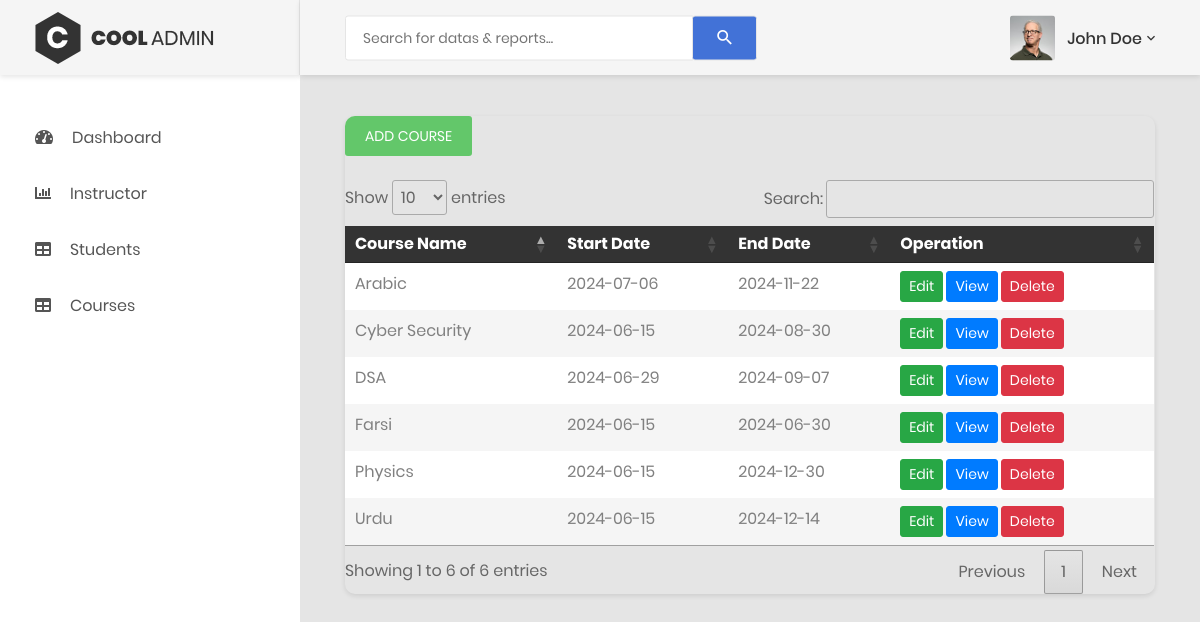
Screenshot of /admin/courses (signed in) with the database file from the repository.
### tables this page shows
CREATE TABLE `courses` (
  `id` int(11) NOT NULL,
  `title` varchar(255) DEFAULT NULL,
  `description` text DEFAULT NULL,
  `fee` decimal(10,2) DEFAULT NULL,
  `available_seat` int(11) DEFAULT NULL,
  `start_date` date DEFAULT NULL,
  `end_date` date DEFAULT NULL,
  `created_at` timestamp NOT NULL DEFAULT current_timestamp(),
  `updated_at` timestamp NOT NULL DEFAULT current_timestamp() ON UPDATE current_timestamp(),
  `deleted_at` timestamp NULL DEFAULT NULL
);

### Core/functions.php (called while the page is built, shortened)
<?php
function base_path($path)
{
    return BASE_PATH . $path;
}
function view($path, $attributes = [])
{
    extract($attributes);
    require base_path('views/' . $path);
}

### Http/Controllers/Admin/CoursesController.php (called while the page is built, shortened)
<?php
class CoursesController
{
    public function index()
    {
        $cours = new Course();
        $courses = $cours->getAllCourses();
        view('admin/course/index.view.php', [
            'courses' => $courses,
            'errors' => Session::get('errors', []),
        ]);
    }
}

### public/index.php (called while the page is built, shortened)
<?php
require BASE_PATH.'Core/functions.php';
spl_autoload_register(function($class)
{
    $class = str_replace('\\', DIRECTORY_SEPARATOR, $class);
});
require base_path('bootstrap.php');
$router = new \Core\Router();
$uri = parse_url($_SERVER['REQUEST_URI'])['path'];
$method = $_POST['_method'] ?? $_SERVER['REQUEST_METHOD'];
$router->route($uri, $method);

### Core/App.php (called while the page is built, shortened)
<?php
class App
{
    protected static $container;
    public static function setContainer($contaier)
    {
        static::$container = $contaier;
    }
    public static function container()
    {
        return static::$container;
    }
    public static function resolve($key) {
        return static::container()->resolve($key);
    }
}

### Core/Container.php (called while the page is built, shortened)
<?php
class Container
{
    protected $bindings = [];
    public function bind($key, $resolver)
    {
        $this->bindings[$key] = $resolver;
    }
    public function resolve($key)
    {
        $resolver = $this->bindings[$key];
        return call_user_func($resolver);
    }
}

### config.php (called while the page is built)
<?php
return [
    'database' => [
        'host' => 'localhost',
        'port' => '3306',
        'dbname' => 'learning-management-system',
        'charset' => 'utf8mb4',
    ]
];

### bootstrap.php (called while the page is built, shortened)
<?php
$container = new Container();
$container->bind('Core\Database', function () {
    $config = require base_path('config.php');
    return new Database($config['database']);
});

### Core/Database.php (called while the page is built, shortened)
<?php
class Database
{
    public function __construct($config, $username = 'root', $password = '')
    {
        $dsn = 'mysql:' . http_build_query($config, '', ';');
        $this->connection = new PDO($dsn, $username, $password, [PDO::ATTR_DEFAULT_FETCH_MODE => PDO::FETCH_ASSOC]);
    }
}

### Http/Models/Course.php (called while the page is built, shortened)
<?php
class Course
{
    protected $db;
    public function __construct()
    {
        $this->db = App::resolve(Database::class);
    }
    public function getAllCourses()
    {
        $sql = 'SELECT * FROM courses';
        $statement = $this->db->connection->prepare($sql);
        $statement->execute();
        return $statement->fetchAll(\PDO::FETCH_ASSOC);
    }
}

### views/admin/course/index.view.php (the view, shortened to what this page needs)
<?php require base_path('views/partials/head.php') ?>
<div class="page-container">
    <?php require base_path('views/partials/header.php') ?>
    <?php require base_path('views/partials/sidebar.php') ?>
    <div class="main-content">
        <div class="section__content section__content--p30">
            <div class="container-fluid">
                <div class="row">
                    <div class="col-lg-12">
                        <div class="table-responsive table--no-card m-b-30">
                            <!-- <button class="mb-4 au-btn au-btn-icon au-btn--green au-btn--small">
                        <i class="zmdi zmdi-plus"></i>add item</button> -->
                            <a class="mb-4 au-btn au-btn-icon au-btn--green au-btn--small" href="/admin/courses/create">Add Course</a>
                            <table class="table table-borderless table-striped table-earning">
                                <thead>
                                    <tr>
                                    <tr>
                                        <th>Course Name</th>
                                        <th>Start Date</th>
                                        <th>End Date</th>
                                        <th> Operation</th>
                                    </tr>
                                </thead>
                                <tbody>
                                    <?php if (!empty($courses)) : ?>
                                        <?php foreach ($courses as $course) : ?>
                                            <tr id="course-<?= $course['id']; ?>">
                                                <td><?= $course['title'] ?></td>
                                                <td><?= $course['start_date'] ?></td>
                                                <td><?= $course['end_date'] ?></td>
                                                <th>
                                                    <a class="btn btn-success btn-sm" href="/admin/course/edit/<?= $course['id']; ?>">Edit</a>
                                                    <a class="btn btn-primary btn-sm" href="/admin/course/show/<?= $course['id']; ?>">View</a>
                                                    <a class="btn btn-danger btn-sm btn-delete text-white" onclick="deleteCourse(<?= $course['id']; ?>)">Delete</a>
                                                </th>
                                            </tr>
                                        <?php endforeach; ?>
                                    <?php else : ?>
                                        <tr>
                                            <td colspan="4">No classes available</td>
                                        </tr>
                                    <?php endif; ?>
                                </tbody>
                            </table>
                        </div>
                    </div>
                </div>
            </div>
        </div>
    </div>
</div>
<?php require base_path('views/partials/footer.php') ?>

### Core/Router.php (shortened to what this page needs)
<?php
class Router
{
    protected $routes = [];
    public function add($method, $uri, $controller)
    {
        $this->routes[] = [
            'uri' => $uri,
            'controller' => $controller,
            'method' => $method,
            'middleware' => ''
        ];
        return $this;
    }
    public function only($key)
    {
        $this->routes[array_key_last($this->routes)]['middleware'] = $key;
        return $this;
    }
    public function route($uri, $method)
    {
        foreach ($this->routes as $route) {
            if ($this->match($route['uri'], $uri) && $route['method'] === strtoupper($method)) {
                $params = $this->extractParams($route['uri'], $uri);
                return $this->callController($route['controller'], $params);
            }
        }
    }
    protected function match($routeUri, $requestUri)
    {
        $routePattern = preg_replace('/\{[a-zA-Z0-9_]+\}/', '([a-zA-Z0-9_]+)', $routeUri);
        return preg_match('#^' . $routePattern . '$#', $requestUri);
    }
    protected function extractParams($routeUri, $requestUri)
    {
        $routePattern = preg_replace('/\{[a-zA-Z0-9_]+\}/', '([a-zA-Z0-9_]+)', $routeUri);
        preg_match('#^' . $routePattern . '$#', $requestUri, $matches);
        array_shift($matches);
        return $matches;
    }
    protected function callController($controller, $params = [])
    {
        [$controller, $method] = explode('@', $controller);
        $controller = "Http\\Controllers\\{$controller}";
        if (class_exists($controller)) {
            $controllerInstance = new $controller;
            if (method_exists($controllerInstance, $method)) {
                return call_user_func_array([$controllerInstance, $method], $params);
            }
        }
        throw new \Exception("Controller or method not found");
    }
}

### rows the page displays
courses: title "Cyber Security", start_date "2024-06-15", end_date "2024-08-30"
courses: title "Physics", start_date "2024-06-15", end_date "2024-12-30"
courses: title "Farsi", start_date "2024-06-15", end_date "2024-06-30"
courses: title "Urdu", start_date "2024-06-15", end_date "2024-12-14"
courses: title "DSA", start_date "2024-06-29", end_date "2024-09-07"
courses: title "Arabic", start_date "2024-07-06", end_date "2024-11-22"
